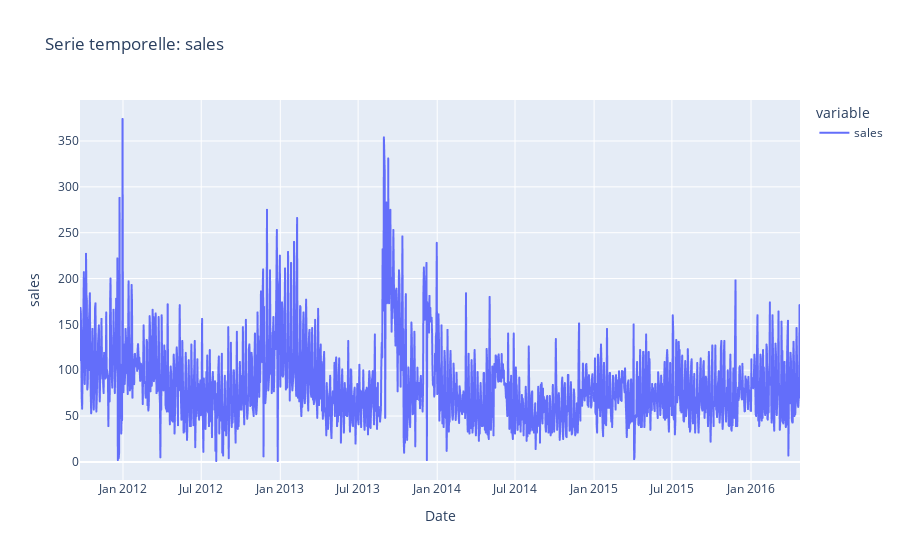
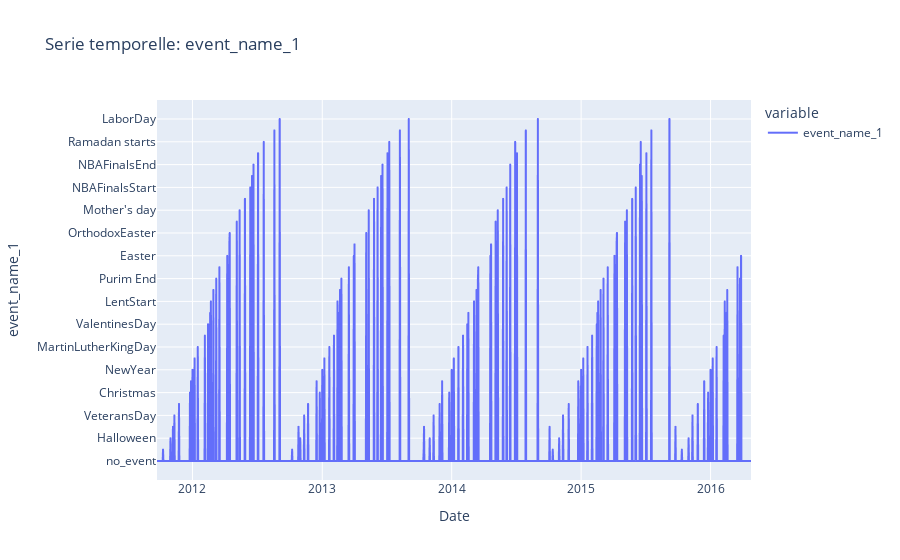

The notebook cell these images were saved under, in order:
### Code cell
sales_n_events = ['sales', 'event_name_1']
eda.plot_list_ts(df_train, sales_n_events)

### Figure 1 — Plotly figure (JSON) as saved in the notebook; plotly's stock layout.template omitted (floating-point values rounded to 4 significant figures; data arrays with more than 128 entries replaced by an {"elided": "..."} marker saying what was removed)
{"data": [{"hovertemplate": "variable=sales<br>date=%{x}<br>value=%{y}<extra></extra>", "legendgroup": "sales", "line": {"color": "#636efa", "dash": "solid"}, "marker": {"symbol": "circle"}, "mode": "lines", "name": "sales", "showlegend": true, "type": "scattergl", "x": {"elided": "1676 str values"}, "xaxis": "x", "y": {"elided": "1676 float values"}, "yaxis": "y"}], "layout": {"legend": {"title": {"text": "variable"}, "tracegroupgap": 0}, "title": {"text": "Serie temporelle: sales"}, "xaxis": {"anchor": "y", "domain": [0, 1], "title": {"text": "Date"}}, "yaxis": {"anchor": "x", "domain": [0, 1], "title": {"text": "sales"}}}}

### Figure 2 — Plotly figure (JSON) as saved in the notebook; plotly's stock layout.template omitted (floating-point values rounded to 4 significant figures; data arrays with more than 128 entries replaced by an {"elided": "..."} marker saying what was removed)
{"data": [{"hovertemplate": "variable=event_name_1<br>date=%{x}<br>value=%{y}<extra></extra>", "legendgroup": "event_name_1", "line": {"color": "#636efa", "dash": "solid"}, "marker": {"symbol": "circle"}, "mode": "lines", "name": "event_name_1", "showlegend": true, "type": "scattergl", "x": {"elided": "1676 str values"}, "xaxis": "x", "y": {"elided": "1676 str values"}, "yaxis": "y"}], "layout": {"legend": {"title": {"text": "variable"}, "tracegroupgap": 0}, "title": {"text": "Serie temporelle: event_name_1"}, "xaxis": {"anchor": "y", "domain": [0, 1], "title": {"text": "Date"}}, "yaxis": {"anchor": "x", "domain": [0, 1], "title": {"text": "event_name_1"}}}}
